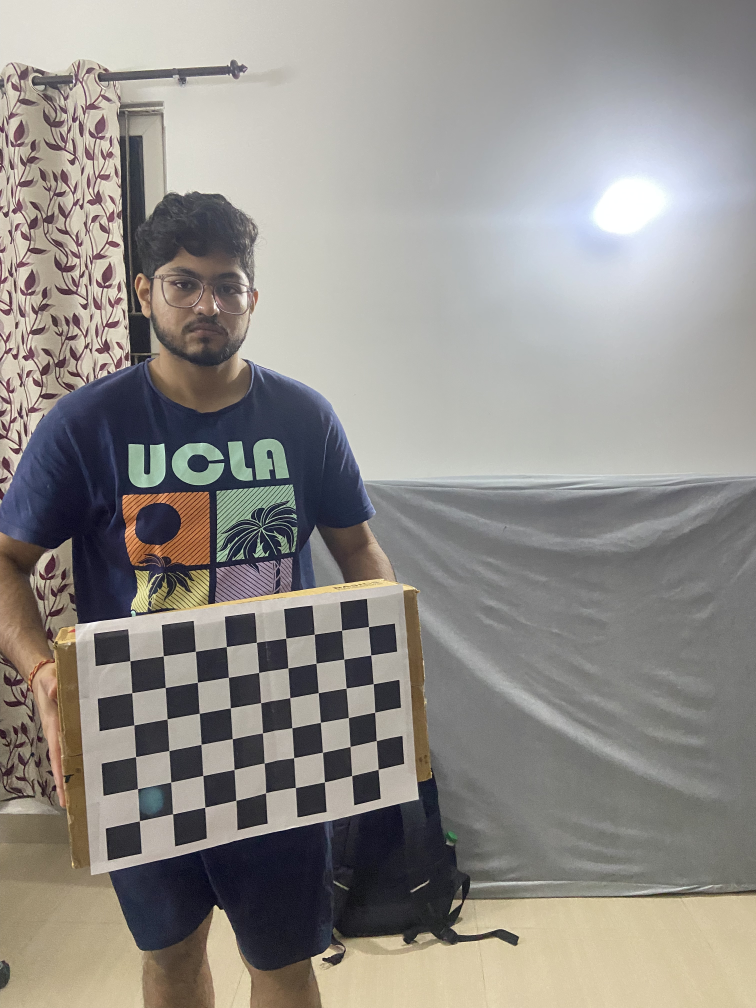
#> input picture Calibration devices/Iphone11/IMG_17.jpg, 3024 x 4032 px, found by its file name (shown at 1/4 size); its folder holds 4 pictures in this run
$ python calib.py
#> lines starting #> are read from the running program, lines starting #| are printed output that depends on the picture
import numpy as np
import cv2

# Define the number of inner corners in the calibration pattern
pattern_size = (9, 6)

# Create the calibration pattern object
calibration_pattern = np.zeros((pattern_size[1]*pattern_size[0], 3), np.float32)
calibration_pattern[:,:2] = np.mgrid[0:pattern_size[0], 0:pattern_size[1]].T.reshape(-1, 2)

# Create arrays to store object points and image points from all the images
object_points = []
image_points = []

# Load the images and detect the calibration pattern
for i in range(17, 28):
    # Load the image
    img = cv2.imread('Iphone11/IMG_{}.jpg'.format(i))
#> img is the input picture: shape (4032, 3024, 3); mean B, G, R 137.9, 142.2, 145.5

    # Convert to grayscale
    gray = cv2.cvtColor(img, cv2.COLOR_BGR2GRAY)
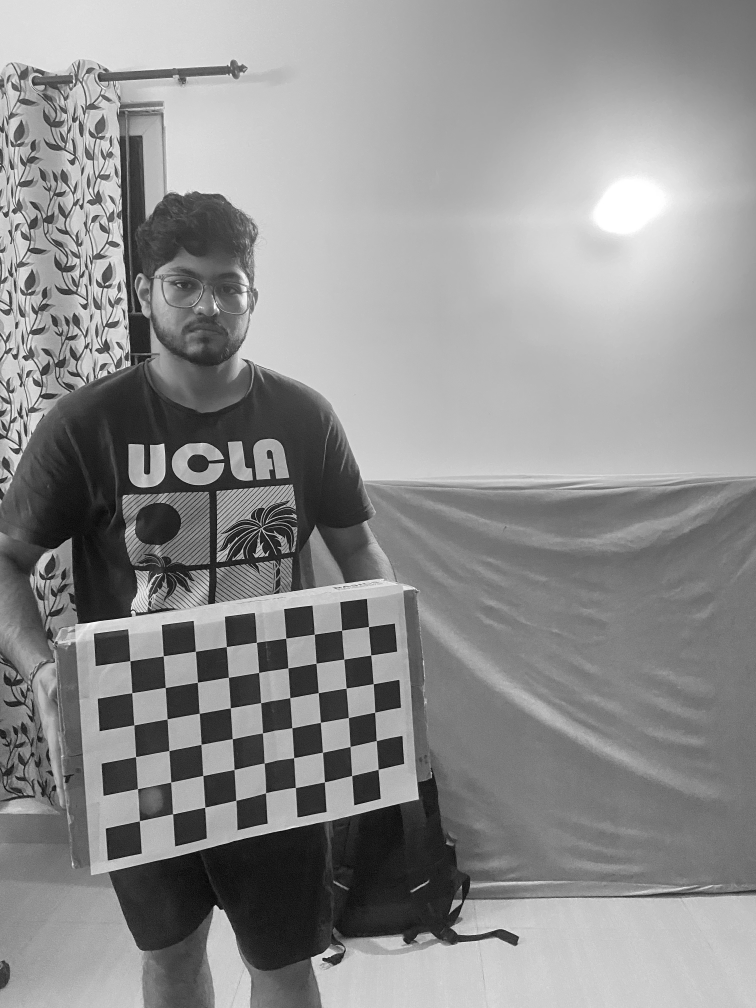
#> gray: shape (4032, 3024) (shown at 1/4 size); min 0, max 255, mean 142.7

    # Find the calibration pattern corners
    found, corners = cv2.findChessboardCorners(gray, pattern_size, None)
#> found = True; corners = 54 rows, first 8: [521.2, 2644.1], [654.3, 2623.4], [783.3, 2606.2], [906.6, 2587.6], [1026, 2570.8], [1144.6, 2553.6], [1258.2, 2538.4], [1367.2, 2522.3]

    # If the pattern is found, add object points and image points
    if found:
        object_points.append(calibration_pattern)
        image_points.append(corners)
#> pass 2 of the loop `for i in range(17, 28):`:
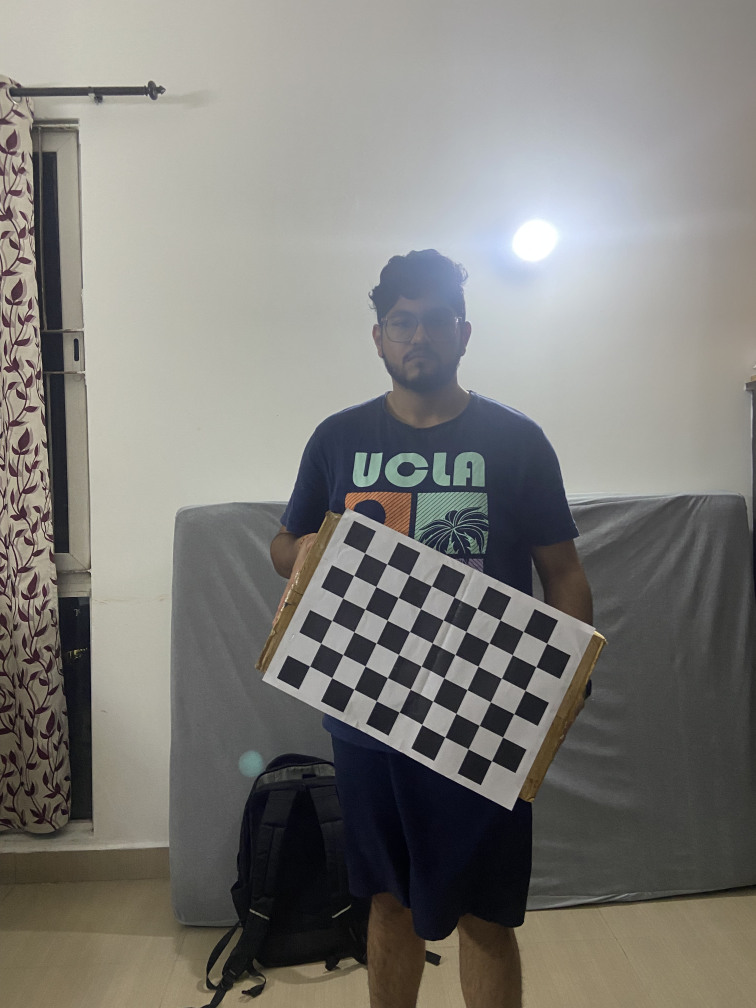
#> input picture Calibration devices/Iphone11/IMG_18.jpg, 3024 x 4032 px, found by its file name (shown at 1/4 size)
#> img is the input picture: shape (4032, 3024, 3); mean B, G, R 120.8, 124.9, 126.4
#> `gray = cv2.cvtColor(img, cv2.COLOR_BGR2GRAY)`:
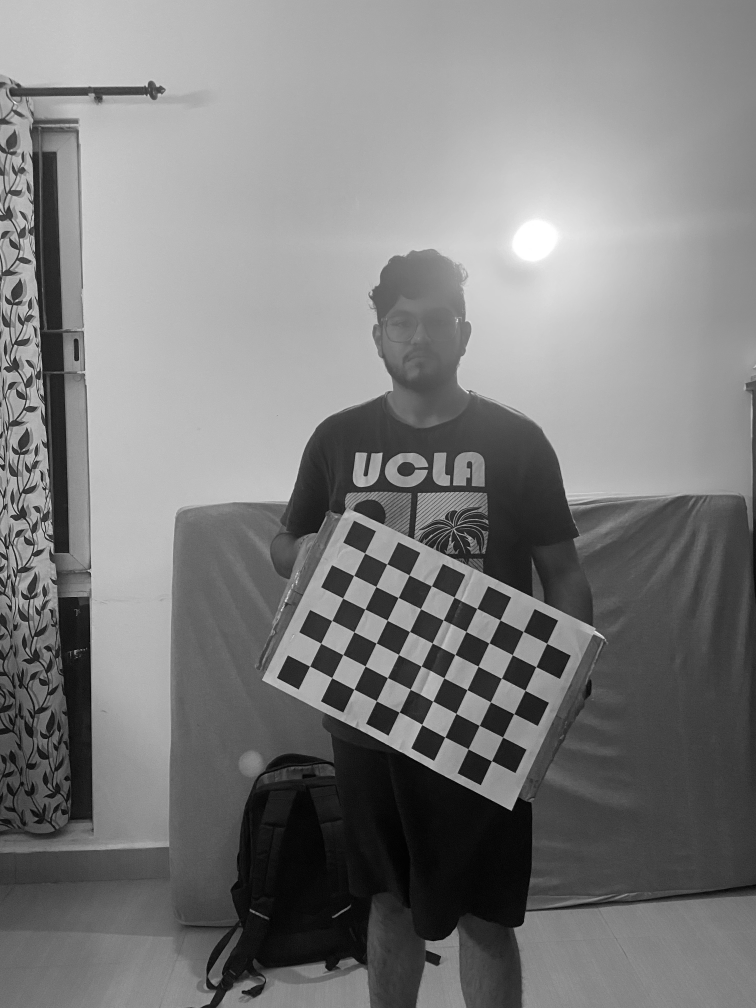
#> gray: shape (4032, 3024) (shown at 1/4 size); min 0, max 255, mean 124.9
#> corners = 54 rows, first 8: [1460, 2214], [1548.3, 2258.7], [1638.3, 2299.4], [1727, 2345.5], [1816.3, 2388.3], [1907.1, 2434.2], [2000.4, 2480.5], [2094, 2527]
#> pass 3 of the loop `for i in range(17, 28):`:
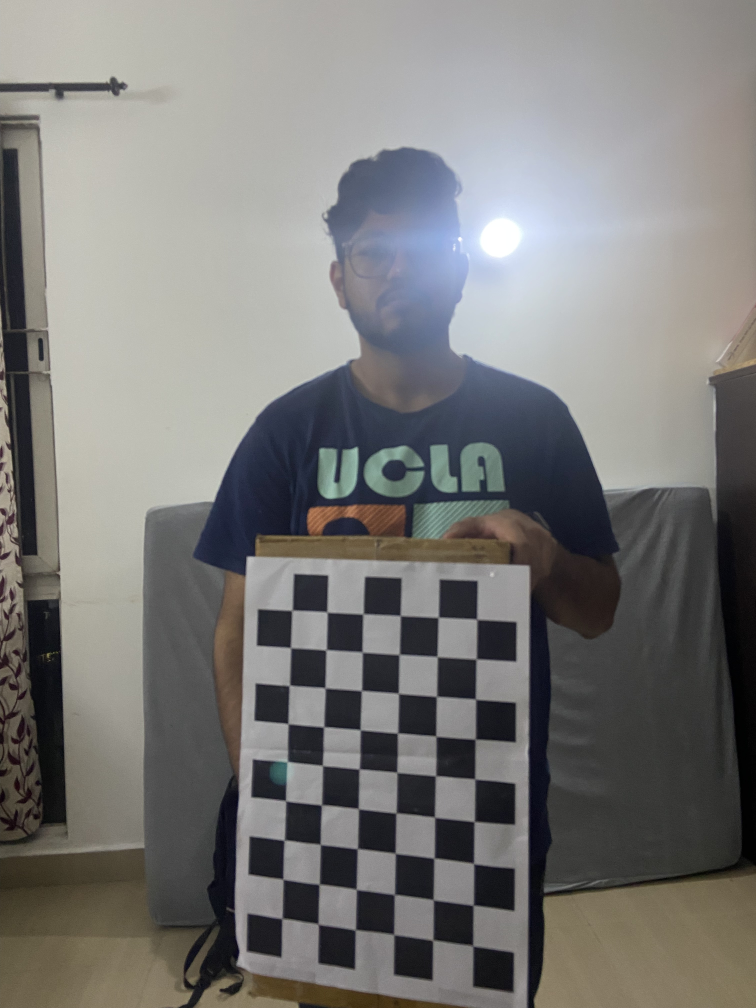
#> input picture Calibration devices/Iphone11/IMG_19.jpg, 3024 x 4032 px, found by its file name (shown at 1/4 size)
#> img is the input picture: shape (4032, 3024, 3); mean B, G, R 120, 121.8, 122.7
#> `gray = cv2.cvtColor(img, cv2.COLOR_BGR2GRAY)`:
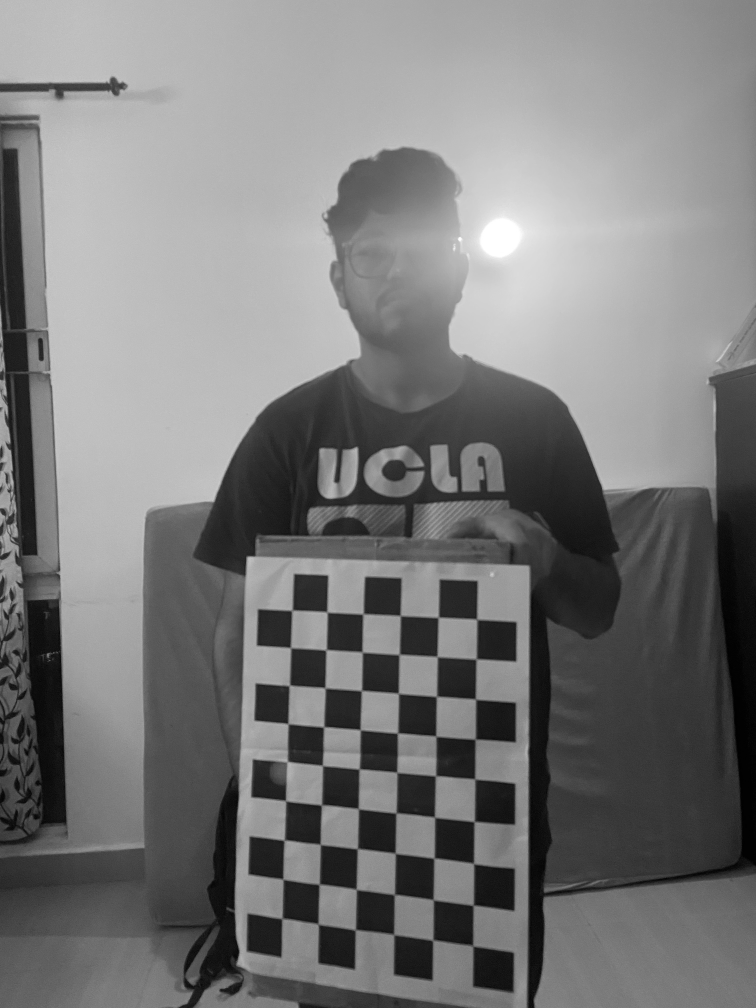
#> gray: shape (4032, 3024) (shown at 1/4 size); min 0, max 255, mean 121.9
#> corners = 54 rows, first 8: [1129.5, 3675.5], [1132, 3519], [1139.5, 3364.5], [1142.4, 3206.3], [1150, 3049], [1155.7, 2894.2], [1158, 2742.5], [1164, 2592]
#> (the run stopped early here; a loop or call above may not have finished)
